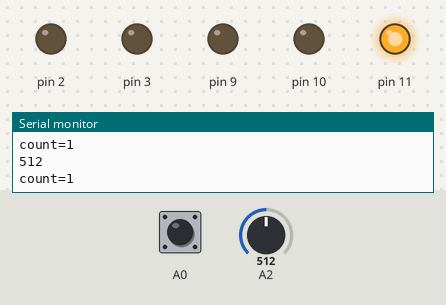
The sketch below on a simulated Arduino Uno, built with avr-gcc and run on an emulated ATmega328P. Shown: output pins drawn as LEDs (lit = HIGH), the last lines printed to the serial monitor. The inputs (shaded band) are chosen by the test bench; at power-on: A0 HIGH, A2 = 512.

Above: at 1.2 s.
1.3 s: A0 pulled LOW for 0.15 s
At 2.0 s:
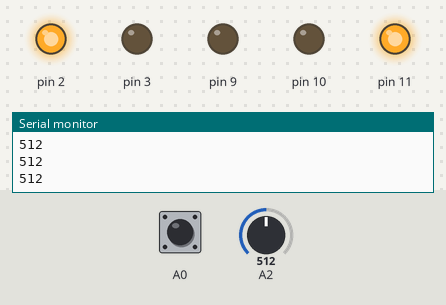
2.9 s: A2 set to 472
At 3.6 s:
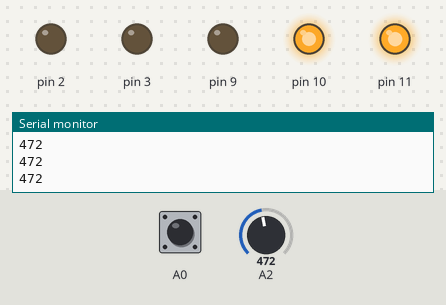
4.4 s: A2 set to 601
5.9 s: A2 set to 618
At 6.7 s:
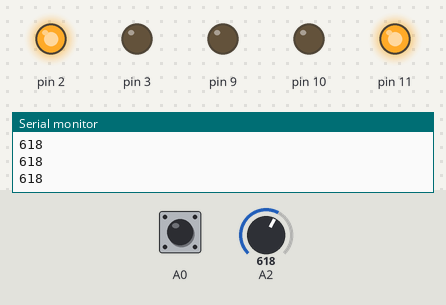
7.4 s: A2 set to 470
At 8.3 s:
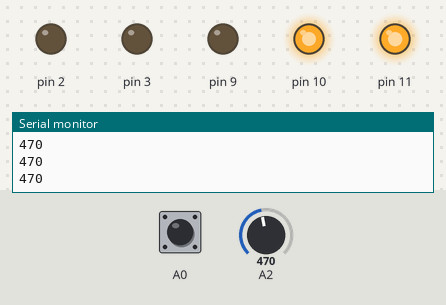
8.9 s: A2 set to 620
At 10.2 s:
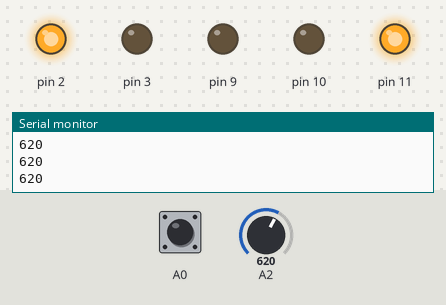
Timing chart, 0 to 11.4 s (numbered marks = the images above; inputs shaded):
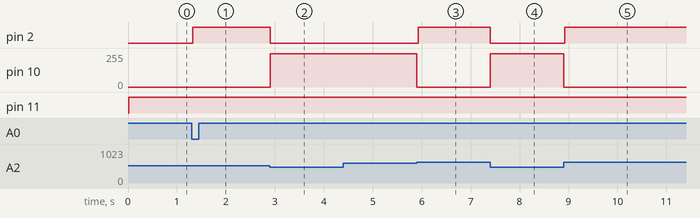

Measured:
- the behaviour switches between 481 and 480 on A2 (found by bisection; images 1 and 2)
- the behaviour switches between 610 and 611 on A2 (found by bisection; images 2 and 3)
- after the input at 1.3 s, pin 2: LOW → HIGH at once
- after the input at 2.9 s, pin 2: HIGH → LOW at once; pin 10: 0/255 → 250/255 at once
- after the input at 5.9 s, pin 2: LOW → HIGH at once; pin 10: 250/255 → 0/255 at once
- after the input at 7.4 s, pin 2: HIGH → LOW at once; pin 10: 0/255 → 250/255 at once
- after the input at 8.9 s, pin 2: LOW → HIGH at once; pin 10: 250/255 → 0/255 at once

The sketch:

frog_house.ino
```cpp
void setup() {
  pinMode(A0,INPUT_PULLUP);
  pinMode(10,OUTPUT);
  pinMode(9,OUTPUT);
  pinMode(11,OUTPUT);
  pinMode(2,OUTPUT);
  pinMode(3,OUTPUT);
  Serial.begin(9600);
}
int count=1,now=0,past=0;
void loop() {
  if(count>2){
    count=1;
  }
  now = digitalRead(A0) ;
  if(now!=past && digitalRead(A0)==LOW)
    count+=1;
  past = now;
  Serial.print("count=");
  Serial.println(count);
  Serial.println(analogRead(A2));
  delay(10);
  digitalWrite(9,LOW);
  digitalWrite(11,HIGH);
  if(count==2){
    while(analogRead(A2)>480){
      digitalWrite(2,1);
      digitalWrite(3,0);
      Serial.println(analogRead(A2));
    }
    while(analogRead(A2)<=610){
      digitalWrite(2,0);
      digitalWrite(3,0);
      analogWrite(10,250);
      Serial.println(analogRead(A2));
    }
    analogWrite(10,0);
  }
}
```
